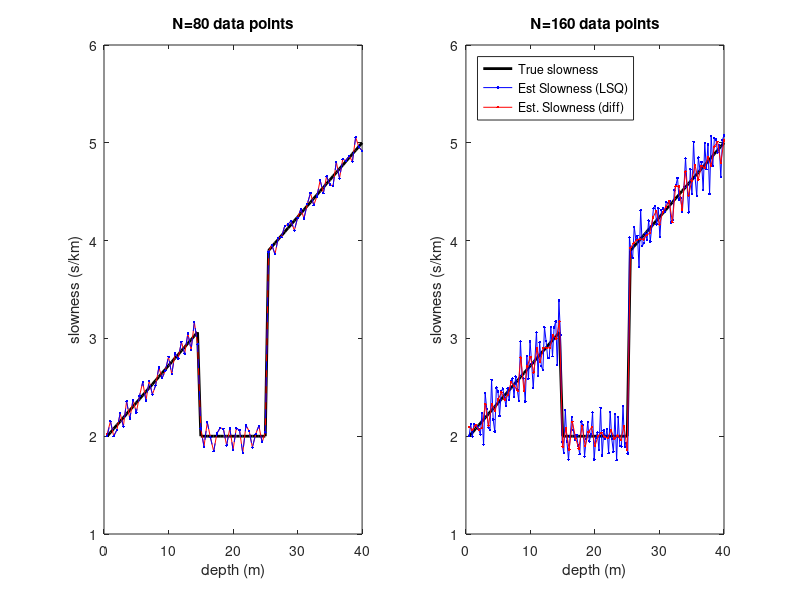

The MATLAB script that drew this image:
% Paula Burgi
% Homework 1, problem 4

db = 40e-3; %depth of well, (km) 
st = 2; %slowness at top of well (s/km)
sb = 5; %slowness at bottom of well (s/km)
dd = 0.5e-3; %interval of slowness measurements (km)

n = 80;  % number of data points
dpt = linspace(dd,db,n)'; % depth intervals
m = 80; % number of model params

s = linspace(st,sb,n)'; % linear slowness increase linearly
% PROB 4A
    s((3/8)*n:(5/8)*n) = 2; % modify s.t. n=15-25 = 2 s/m
% PROB 4B
    G = tril(ones(m,n).*0.5); 
% PROB 4C
    d1 = G*s; % data generated for n=80
% PROB 4D
    ns   = rand(m,1).*0.1; % random noise with std=0.1
    dns1 = d1+ns; % add noise to data
% PROB 4E 
    slsq1 = inv(G'*G)*G'*dns1; % lsq solution
    sdd1  = diff(dns1)/0.5; % take difference and normalize to dd


% Sample 160 points
n = 160;  % number of data points
dpt2 = linspace(dd,db,n)'; % depth intervals

% PROB 4B
    G = tril(ones(m,m).*0.5); 
    G = reshape([G(:) G(:)]',2*size(G,1), []); % interleaf elements of G to reflect over sampling
    for i = 1:2:length(G) 
        G(i,(i+1)/2) = .25; % set elements at 1/2 steps equal to half the depth interval 
    end
% PROB 4C
    d = G*s; % data generated for n=160
% PROB 4D
    ns = rand(n,1).*0.1; % random noise with std=0.1
    dns = d+ns; % add noise to data
    
% PROB 4E 
    slsq = inv(G'*G)*G'*dns; % lsq solution
    sdd = diff(dns)/.25; % take difference and normalize to dd

% Plot 
figure('units','normalized','outerposition',[.2 .2 .7 .5]);  hold on; 
subplot(1,2,1); hold on; box on; 
plot(dpt*1e3, s, '-k', 'linewidth', 2); 
plot(dpt*1e3, slsq1, '-r.'); 
plot(dpt*1e3, [s(1); sdd1], '--b.'); 
xlabel('depth (m)'); 
ylabel('slowness (s/km)'); 
title('N=80 data points'); 

subplot(1,2,2); hold on; box on; 
plot(dpt*1e3, s, '-k', 'linewidth', 2); 
plot(dpt2*1e3, [s(1); sdd], '-b.'); 
plot(dpt*1e3, slsq, '-r.'); 
xlabel('depth (m)'); 
ylabel('slowness (s/km)'); 
title('N=160 data points'); 
legend('True slowness', 'Est Slowness (LSQ)', 'Est. Slowness (diff)', ...
    'location', 'northwest'); 





